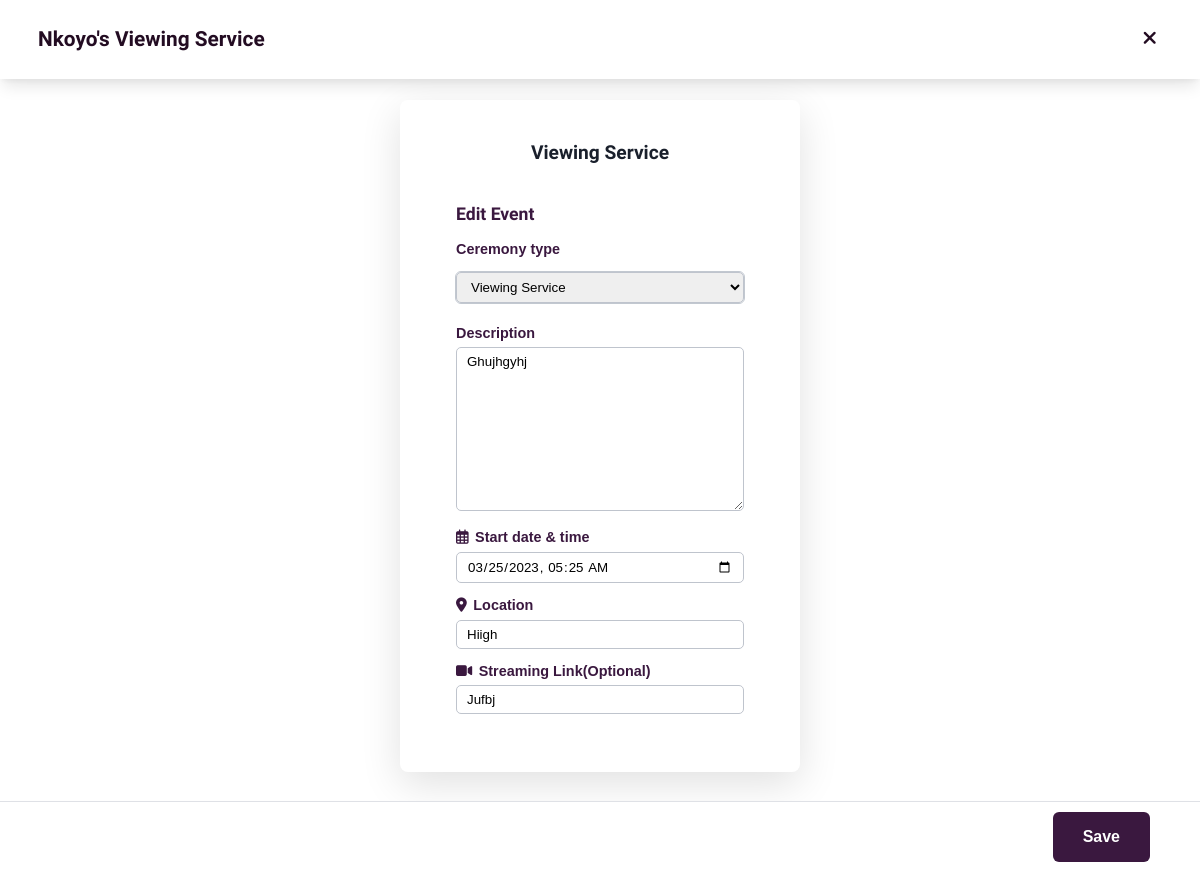
Page /edit-event/1/ (signed in) on the committed database.
### FuneralApp/models.py (models this page shows, shortened)
class Deceased(models.Model):
    user = models.ForeignKey(settings.AUTH_USER_MODEL, on_delete=models.CASCADE,null =True,blank = True)
    first_name = models.CharField(max_length=255)
    middle_name = models.CharField(max_length=255,blank=True,null=True)
    last_name = models.CharField(max_length=255)
    death_cause = models.CharField(max_length=255,blank=True,null=True)
    month_birth = models.CharField(max_length=100,choices=month_choices)
    day_birth = models.IntegerField()
    year_birth = models.IntegerField(blank=True,null=True)
    month_death = models.CharField(max_length=100,choices=month_choices,blank=True,null=True)
    day_death= models.IntegerField(blank=True,null=True)
    year_death = models.IntegerField(blank=True,null=True)
    location = models.CharField(max_length=100,blank=True,null=True)

class Event(models.Model):
    user = models.ForeignKey(settings.AUTH_USER_MODEL, on_delete=models.CASCADE)
    deceased = models.ForeignKey(Deceased,on_delete=models.CASCADE)
    celebration_type = models.CharField(max_length=100,choices=ceremony)
    description = models.TextField()
    date = models.DateTimeField()
    location = models.CharField(max_length=100)
    streaming_link = models.CharField(max_length=100,blank=True,null=True)
    host_image = models.ImageField(upload_to='host-image/',blank=True,null=True)
    class Meta:
        ordering = ['-id']

### FuneralApp/views.py (the view)
# urls.py: path('edit-event/<int:pk>/',views.edit_event,name= 'edit-event'),
@login_required(login_url='auth_memorial')
def edit_event(request,pk):
    event = Event.objects.get(id = pk)
    deceased = Deceased.objects.get(id = event.deceased.id)
    if request.method == 'POST':
        form = EventForm(request.POST,instance=event)
        if form.is_valid():
            form.save()
            return redirect('create_biography' ,pk = deceased.id)
    else:
        form = EventForm(instance=event)
    return render(request,'FuneralApp/edit-event.html',{'EventForm':form,'event':event,'deceased':deceased})

### FuneralApp/forms.py
class EventForm(forms.ModelForm):
    date = forms.CharField(widget=forms.DateTimeInput(attrs={'type': 'datetime-local'}))
    class Meta:
        model = Event
        fields ='__all__'

### FuneralApp/templates/FuneralApp/edit-event.html (shortened to what this page needs)
{% load static %}
<!DOCTYPE html>
<html lang="en">
<head>
    <link rel="stylesheet" href="{% static 'css/edit-event.css' %}">
    <link rel="stylesheet" href="https://cdnjs.cloudflare.com/ajax/libs/font-awesome/6.3.0/css/all.min.css" />
</head>
<body >
    <div class="photo-container">
        <form action="" method="post" enctype="multipart/form-data">
            <div class="header">
                <div class="title">{{deceased.first_name}}'s {{event.get_celebration_type_display}}</div>
                <a href="" class="btn-x" ><i class="fa-solid fa-xmark"></i></a>
            </div>
            <div class="photo-wrapper">
                <div class="container-a">
                    <h1 class="meaning">{{event.get_celebration_type_display}}</h1>
                    <div id="book-formset">
                        <div  class="event-container" >
                            <div class="title">Edit Event</div>
                            <div class="event-card">
                                <div class="label">Ceremony type</div>
                                {{EventForm.celebration_type}}
                            </div>
                            <div class="event-card">
                                <div class="label">Description</div>
                                {{EventForm.description}}
                            </div>
                            <div class="event-card">
                                <div class="label">
                                    <i class="fa-regular fa-calendar-days"></i>
                                    Start date & time
                                </div>
                                {{EventForm.date}}
                            </div>
                            <div class="event-card">
                                <div class="label">
                                    <i class="fa-solid fa-location-dot"></i>
                                    Location
                                </div>
                                {{EventForm.location}}
                            </div>
                            <div class="event-card">
                                <div class="label">
                                    <i class="fa-solid fa-video"></i>
                                    Streaming Link(Optional)
                                </div>
                                {{EventForm.streaming_link}}
                            </div>
                        </div>
                    </div>
                </div>
            </div>
            <div class="footer" >
                <button type="submit">Save</button>
            </div>
        </form>
    </div>
</body>
</html>

### FuneralApp/static/css/edit-event.css (style rules this page uses)
* { box-sizing: border-box; font-family: 'Poppins', sans-serif; transition: all .2s linear; }
i { cursor: pointer; }
html,body { overflow-x: hidden; margin: 0; }
body { font-family: 'Open Sans',sans-serif; color: #1A202C; background-color: #FFFFFF; transition-property: background-color; line-height: 1.5; transition-duration: 200ms; min-height: 100vh; font-size: 62.5%; position: relative; }
.photo-container { position: absolute; top: 0;left: 0;right: 0;bottom: 0; background-color: white; min-height: 100vh; overflow-y: scroll; }
.photo-container .header { position: fixed; padding: 20px 38px; box-shadow: 0 10px 15px -3px rgba(0, 0, 0, 0.1),0 4px 6px -2px rgba(0, 0, 0, 0.05); background-color: #FFFFFF; top: 0; left: 0;right: 0; display: flex; align-items: center; justify-content: space-between; z-index: 10; }
.photo-container .header .title { font-size: 1.3rem; color: #230c22; font-weight: 700; font-family: 'Unna',serif; }
.photo-container .btn-x { font-size: 1.2rem; color: #230c22; font-weight: 700; font-family: 'Unna',serif; text-align: center; padding: 5px; }
.photo-wrapper { margin: 100px 0; display:flex ; align-items: center; justify-content: center; }
.container-a { padding: 26px; box-shadow: 0 12px 40px rgba(0,0,0,0.12); max-width: 400px; border-radius: 8px ; }
.photo-wrapper .meaning { font-size: 1.2rem; font-weight: 700; font-family: 'Unna',serif; text-align: center; }
.photo-wrapper .box-a .card1 .desc,select { width: 100%; padding: 8px 20px; outline:solid #c2c8d0 1px; border-radius: 5px; border: transparent; margin: 8px 0; }
.photo-container .footer { position: fixed; bottom: 0; left: 0;right: 0; padding: 10px 50px; background-color: white; z-index: 1000; display: flex; align-items: center; justify-content: flex-end; box-shadow: 0 10px 15px -3px rgba(0, 0, 0, 0.1),0 4px 6px -2px rgba(0, 0, 0, 0.05); border-top: solid #dfe1e6 1px; }
.photo-container .footer button { background-color: #3a183f; color: white; padding: 16px 30px; font-weight: 700; font-size: 1rem; border: transparent; border-radius: 6px; cursor: pointer; }
.event-container { padding: 20px 30px 20px 30px; color: #3a183f; }
.event-container .title { color: #3a183f; font-weight: 700; font-size: 1.1rem; font-family: 'Unna',serif; }
.event-container .event-card { margin: 12px 0; }
.event-container .event-card .label { font-size: 0.9rem; font-weight: 600; margin-bottom: 3px; }
.event-container .event-card select,.event-container .event-card textarea,.event-container .event-card input { width: 100%; padding: 6px 10px; border: solid #bfc4cd 1px; border-radius: 5px; }
.event-container .event-card i { margin-right: 2.5px; }

### rows in the picture
Deceased: first_name "Nkoyo"
Event: celebration_type "Viewing Service", description "Ghujhgyhj", date "03/25/2023 05:25", location "Hiigh", streaming_link "Jufbj"
